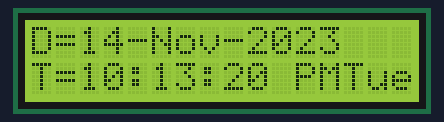
A sketch run on a simulated Arduino Uno, built with avr-gcc and run on an emulated ATmega328P. On the bench: 16×2 character LCD. The local clock reads 2024-03-15 10:24:30 at power-on unless the sketch sets it; what the sketch prints to the serial monitor is not drawn.

Above: at 0.1 s.
At 4.2 s:
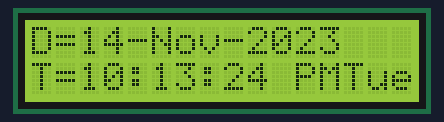
At 9.2 s:
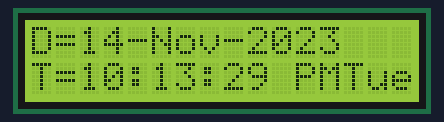
At 19.3 s:
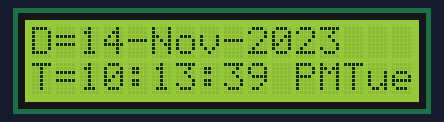
At 28.4 s:
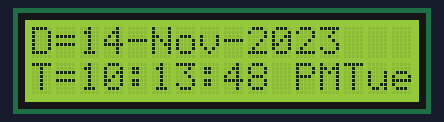
At 38.5 s:
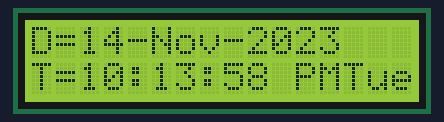

The sketch:

rtc_with_lcd.ino
```cpp
#include <LiquidCrystal.h>
#include <Wire.h>
#include "RTClib.h"
RTC_DS3231 myrtc;

char moy[13][4]={" ","Jan","Feb","Mar","Apr","May","Jun","Jul","Aug","Sep","Oct","Nov","Dec"};
LiquidCrystal mylcd(2,3,4,5,6,7);
char dow[7][4]={"Sun","Mon","Tue","Wed","Thu","Fri","Sat"};
void setup() {
  Serial.begin(9600);
  mylcd.begin(16,2);
 if (!myrtc.begin())
 {
  Serial.println("couldn/t find rtc");
  }


  myrtc.adjust(DateTime(F(__DATE__),F(__TIME__)));


}

void loop() {
  mylcd.clear();
  DateTime now=myrtc.now();
  mylcd.print("D=");

  Serial.print(now.day());
  mylcd.print(now.day());
  mylcd.print('-');

  Serial.print(now.month());
  mylcd.print(moy[now.month()]);
  mylcd.print('-');

  Serial.print(now.year());
  mylcd.print(now.year());


  mylcd.setCursor(0,1);
  mylcd.print("T=");
  int hr=now.hour();
  if (hr>12)
  {
  mylcd.print(hr-12);


    }
  else if (hr<=12)

   {
    mylcd.print(hr);

   }

  mylcd.print(':');
  mylcd.print(now.minute());
  mylcd.print(':');
  mylcd.print(now.second());
  mylcd.print(" ");
  if (hr<12)
  {
    mylcd.print("AM ");
    }
    else if (hr>12)
    {
      mylcd.print("PM ");
      }
   mylcd.setCursor(13,1);
  mylcd.print(dow[now.dayOfTheWeek()]);
  Serial.print(dow[now.dayOfTheWeek()]);
  delay(1000);


}
```

Measured:
- what the display in image 1 shows lasts 1.0 s, from 4.1 s to 5.1 s
